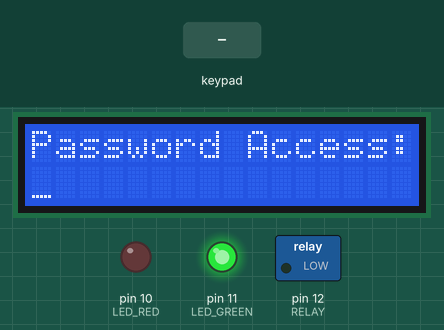
Bench run of a sketch on a simulated Arduino Uno, built with avr-gcc and run on an emulated ATmega328P. Parts: 16×2 character LCD, switched loads named in the sketch (green lamp = pin HIGH), output pins drawn as LEDs (lit = HIGH). Inputs (shaded band) come from the test bench.

Above: at 1.2 s.
1.3 s: keypad keys 3 2 1 9 1 8 = pressed 0.4 s apart
At 4.1 s:
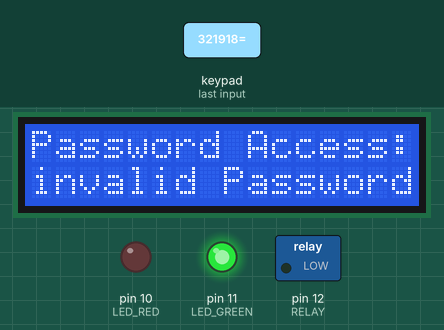
5.6 s: key '7' pressed
At 7.5 s:
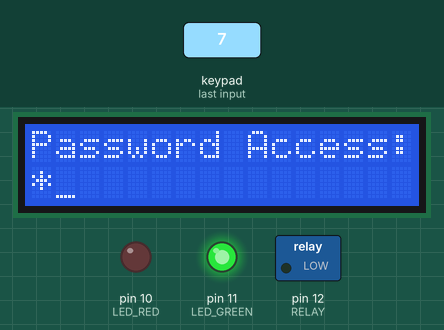
8.2 s: keypad keys 3 2 1 9 1 8 pressed 0.4 s apart
At 9.4 s:
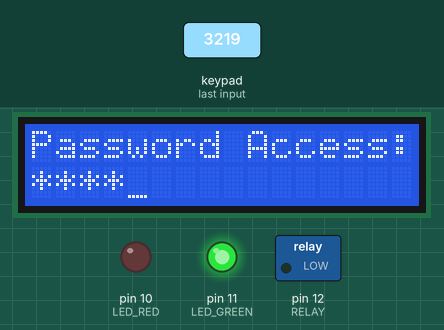
12.1 s: key 'C' pressed
At 13.0 s:
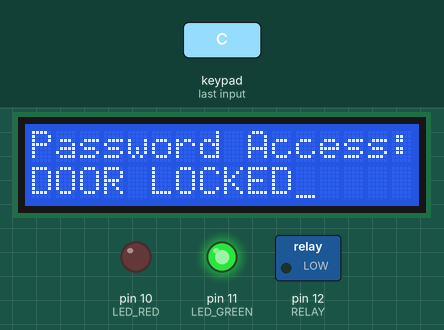
15.1 s: key '8' pressed
At 16.5 s:
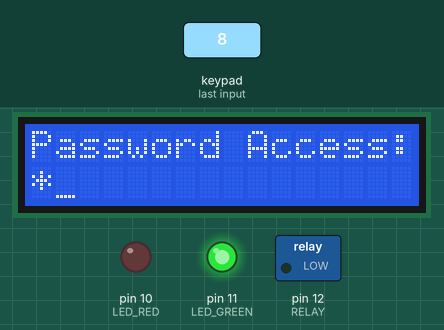
Timing chart, 0 to 17.6 s (numbered marks = the images above; inputs shaded):
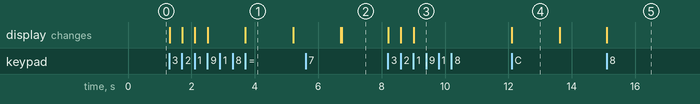

Measured:
- after the input at 1.3 s, the display: first changes at once (image 1 shows a later state)
- after the input at 5.6 s, the display: first differs from a run without the input after 1.1 s (image 2)
- after the input at 8.2 s, the display: first changes at once (image 3 shows a later state)
- after the input at 12.1 s, the display: changes at once (image 4)
- after the input at 15.1 s, the display: changes at once (image 5)
- what the display in image 1 shows lasts 1.5 s, from 3.7 s to 5.2 s

The sketch:

digital-code-lock-arduino.ino
```cpp
#include <Keypad.h>
#include <LiquidCrystal.h>

LiquidCrystal lcd(9,8,7,6,5,4);

const byte ROWS = 4; //four rows
const byte COLS = 4; //four columns

char hexaKeys [ROWS][COLS] = {
  {'7','8','9','/'},
  {'4','5','6','*'},
  {'1','2','3','-'},
  {'C','0','=','+'}};
  //define the symbol on the buttons of the keypad
byte rowPins [ROWS] = {3,2,19,18};
byte colPins [COLS] = {17,16,15,14};

Keypad customKeypad = Keypad (
  makeKeymap (hexaKeys),
  rowPins,
  colPins,
  ROWS,
  COLS
  );

const byte LED_GREEN =11;
const byte LED_RED =10;
const byte RELAY =12;

char keycount=0;
char code[4]; //hold pressed keys

void clearLine(byte row){
  lcd.setCursor(0,row);
  lcd.print("                ");
}

void setup(){
  pinMode(LED_GREEN,OUTPUT);
  pinMode(LED_RED,OUTPUT);
  pinMode(RELAY,OUTPUT);

  lcd.begin(16,2);
  lcd.print("Password Access:");
  lcd.setCursor(0,1);
  lcd.cursor();
  digitalWrite(LED_GREEN,HIGH);
  digitalWrite(LED_RED,LOW);
  digitalWrite(RELAY,LOW);
}
void loop(){
  char customKey = customKeypad.getKey();

  if(customKey&&(keycount<4)&&(customKey !='=')&& (customKey !='C')){
    lcd.print('*');
    code[keycount]=customKey;
    keycount++;
  }

  if(customKey =='C'){
    Lock();
  }

  if(customKey =='=')
  {
    if((code[0]=='1')&& (code[1]=='2')&&(code[2]=='3')&&(code[3]=='4'))
    {
      digitalWrite(LED_GREEN,LOW);
      digitalWrite(LED_RED,HIGH);
      digitalWrite(RELAY,HIGH);
      clearLine(1);
      lcd.setCursor(0,1);
      lcd.print("DOOR OPEN");
      delay(5000); // keep door open for 5 seconds
      Lock();
    }
    else{
      clearLine(1);
      lcd.setCursor(0,1);
      lcd.print("invalid Password!"); //Display error
      delay(1500); //Message delay for 2 seconds
      clearLine(1);
      Lock();
    }
  }
}
void Lock() {
  lcd.setCursor(0,1);
  lcd.print("DOOR LOCKED");
  delay(1500);
  clearLine(1);
  lcd.setCursor(0,1);
  lcd.print("                ");
  lcd.setCursor(0,1);
  keycount=0;
  digitalWrite(LED_GREEN,HIGH);
  digitalWrite(LED_RED,LOW);
  digitalWrite(RELAY,LOW);
}
```
